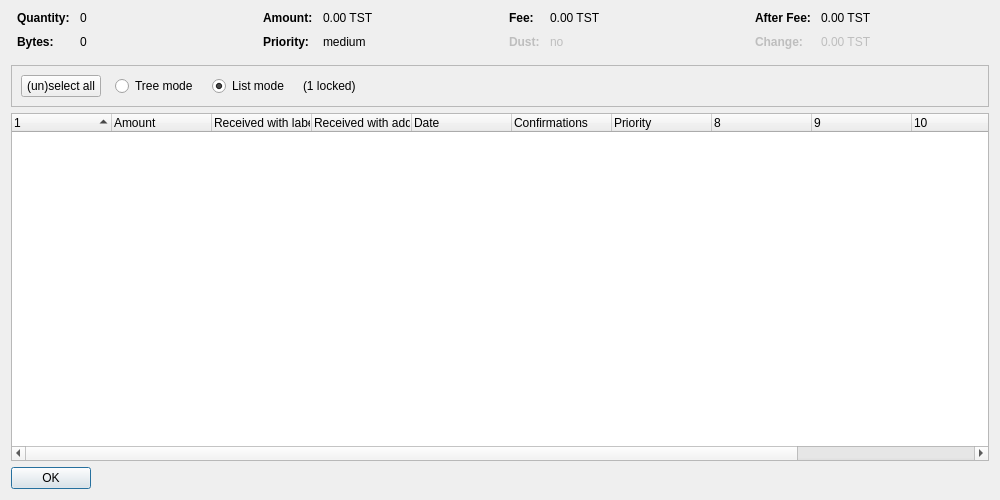
<?xml version="1.0" encoding="UTF-8"?>
<ui version="4.0">
 <class>CoinControlDialog</class>
 <widget class="QDialog" name="CoinControlDialog">
  <property name="geometry">
   <rect>
    <x>0</x>
    <y>0</y>
    <width>1000</width>
    <height>500</height>
   </rect>
  </property>
  <property name="windowTitle">
   <string>Coin Selection</string>
  </property>
  <layout class="QVBoxLayout" name="verticalLayout">
   <item>
    <layout class="QHBoxLayout" name="horizontalLayoutTop" stretch="0,0,0,0">
     <property name="topMargin">
      <number>0</number>
     </property>
     <property name="bottomMargin">
      <number>10</number>
     </property>
     <item>
      <layout class="QFormLayout" name="formLayoutCoinControl1">
       <property name="horizontalSpacing">
        <number>10</number>
       </property>
       <property name="verticalSpacing">
        <number>10</number>
       </property>
       <property name="leftMargin">
        <number>6</number>
       </property>
       <property name="rightMargin">
        <number>6</number>
       </property>
       <item row="0" column="0">
        <widget class="QLabel" name="labelCoinControlQuantityText">
         <property name="font">
          <font>
           <weight>75</weight>
           <bold>true</bold>
          </font>
         </property>
         <property name="text">
          <string>Quantity:</string>
         </property>
        </widget>
       </item>
       <item row="0" column="1">
        <widget class="QLabel" name="labelCoinControlQuantity">
         <property name="cursor">
          <cursorShape>IBeamCursor</cursorShape>
         </property>
         <property name="contextMenuPolicy">
          <enum>Qt::ActionsContextMenu</enum>
         </property>
         <property name="text">
          <string notr="true">0</string>
         </property>
         <property name="textInteractionFlags">
          <set>Qt::LinksAccessibleByMouse|Qt::TextSelectableByKeyboard|Qt::TextSelectableByMouse</set>
         </property>
        </widget>
       </item>
       <item row="1" column="0">
        <widget class="QLabel" name="labelCoinControlBytesText">
         <property name="font">
          <font>
           <weight>75</weight>
           <bold>true</bold>
          </font>
         </property>
         <property name="text">
          <string>Bytes:</string>
         </property>
        </widget>
       </item>
       <item row="1" column="1">
        <widget class="QLabel" name="labelCoinControlBytes">
         <property name="cursor">
          <cursorShape>IBeamCursor</cursorShape>
         </property>
         <property name="contextMenuPolicy">
          <enum>Qt::ActionsContextMenu</enum>
         </property>
         <property name="text">
          <string notr="true">0</string>
         </property>
         <property name="textInteractionFlags">
          <set>Qt::LinksAccessibleByMouse|Qt::TextSelectableByKeyboard|Qt::TextSelectableByMouse</set>
         </property>
        </widget>
       </item>
      </layout>
     </item>
     <item>
      <layout class="QFormLayout" name="formLayoutCoinControl2">
       <property name="horizontalSpacing">
        <number>10</number>
       </property>
       <property name="verticalSpacing">
        <number>10</number>
       </property>
       <property name="leftMargin">
        <number>6</number>
       </property>
       <property name="rightMargin">
        <number>6</number>
       </property>
       <item row="0" column="0">
        <widget class="QLabel" name="labelCoinControlAmountText">
         <property name="font">
          <font>
           <weight>75</weight>
           <bold>true</bold>
          </font>
         </property>
         <property name="text">
          <string>Amount:</string>
         </property>
        </widget>
       </item>
       <item row="0" column="1">
        <widget class="QLabel" name="labelCoinControlAmount">
         <property name="cursor">
          <cursorShape>IBeamCursor</cursorShape>
         </property>
         <property name="contextMenuPolicy">
          <enum>Qt::ActionsContextMenu</enum>
         </property>
         <property name="text">
          <string notr="true">0.00 TST</string>
         </property>
         <property name="textInteractionFlags">
          <set>Qt::LinksAccessibleByMouse|Qt::TextSelectableByKeyboard|Qt::TextSelectableByMouse</set>
         </property>
        </widget>
       </item>
       <item row="1" column="0">
        <widget class="QLabel" name="labelCoinControlPriorityText">
         <property name="font">
          <font>
           <weight>75</weight>
           <bold>true</bold>
          </font>
         </property>
         <property name="text">
          <string>Priority:</string>
         </property>
        </widget>
       </item>
       <item row="1" column="1">
        <widget class="QLabel" name="labelCoinControlPriority">
         <property name="cursor">
          <cursorShape>IBeamCursor</cursorShape>
         </property>
         <property name="contextMenuPolicy">
          <enum>Qt::ActionsContextMenu</enum>
         </property>
         <property name="text">
          <string notr="true">medium</string>
         </property>
         <property name="textInteractionFlags">
          <set>Qt::LinksAccessibleByMouse|Qt::TextSelectableByKeyboard|Qt::TextSelectableByMouse</set>
         </property>
        </widget>
       </item>
      </layout>
     </item>
     <item>
      <layout class="QFormLayout" name="formLayoutCoinControl3">
       <property name="horizontalSpacing">
        <number>10</number>
       </property>
       <property name="verticalSpacing">
        <number>10</number>
       </property>
       <property name="leftMargin">
        <number>6</number>
       </property>
       <property name="rightMargin">
        <number>6</number>
       </property>
       <item row="0" column="0">
        <widget class="QLabel" name="labelCoinControlFeeText">
         <property name="font">
          <font>
           <weight>75</weight>
           <bold>true</bold>
          </font>
         </property>
         <property name="text">
          <string>Fee:</string>
         </property>
        </widget>
       </item>
       <item row="0" column="1">
        <widget class="QLabel" name="labelCoinControlFee">
         <property name="cursor">
          <cursorShape>IBeamCursor</cursorShape>
         </property>
         <property name="contextMenuPolicy">
          <enum>Qt::ActionsContextMenu</enum>
         </property>
         <property name="text">
          <string notr="true">0.00 TST</string>
         </property>
         <property name="textInteractionFlags">
          <set>Qt::LinksAccessibleByMouse|Qt::TextSelectableByKeyboard|Qt::TextSelectableByMouse</set>
         </property>
        </widget>
       </item>
       <item row="1" column="0">
        <widget class="QLabel" name="labelCoinControlLowOutputText">
         <property name="enabled">
          <bool>false</bool>
         </property>
         <property name="font">
          <font>
           <weight>75</weight>
           <bold>true</bold>
          </font>
         </property>
         <property name="text">
          <string>Dust:</string>
         </property>
        </widget>
       </item>
       <item row="1" column="1">
        <widget class="QLabel" name="labelCoinControlLowOutput">
         <property name="enabled">
          <bool>false</bool>
         </property>
         <property name="cursor">
          <cursorShape>IBeamCursor</cursorShape>
         </property>
         <property name="contextMenuPolicy">
          <enum>Qt::ActionsContextMenu</enum>
         </property>
         <property name="text">
          <string notr="true">no</string>
         </property>
         <property name="textInteractionFlags">
          <set>Qt::LinksAccessibleByMouse|Qt::TextSelectableByKeyboard|Qt::TextSelectableByMouse</set>
         </property>
        </widget>
       </item>
      </layout>
     </item>
     <item>
      <layout class="QFormLayout" name="formLayoutCoinControl4">
       <property name="horizontalSpacing">
        <number>10</number>
       </property>
       <property name="verticalSpacing">
        <number>10</number>
       </property>
       <property name="leftMargin">
        <number>6</number>
       </property>
       <property name="rightMargin">
        <number>6</number>
       </property>
       <item row="0" column="0">
        <widget class="QLabel" name="labelCoinControlAfterFeeText">
         <property name="font">
          <font>
           <weight>75</weight>
           <bold>true</bold>
          </font>
         </property>
         <property name="text">
          <string>After Fee:</string>
         </property>
        </widget>
       </item>
       <item row="0" column="1">
        <widget class="QLabel" name="labelCoinControlAfterFee">
         <property name="cursor">
          <cursorShape>IBeamCursor</cursorShape>
         </property>
         <property name="contextMenuPolicy">
          <enum>Qt::ActionsContextMenu</enum>
         </property>
         <property name="text">
          <string notr="true">0.00 TST</string>
         </property>
         <property name="textInteractionFlags">
          <set>Qt::LinksAccessibleByMouse|Qt::TextSelectableByKeyboard|Qt::TextSelectableByMouse</set>
         </property>
        </widget>
       </item>
       <item row="1" column="0">
        <widget class="QLabel" name="labelCoinControlChangeText">
         <property name="enabled">
          <bool>false</bool>
         </property>
         <property name="font">
          <font>
           <weight>75</weight>
           <bold>true</bold>
          </font>
         </property>
         <property name="text">
          <string>Change:</string>
         </property>
        </widget>
       </item>
       <item row="1" column="1">
        <widget class="QLabel" name="labelCoinControlChange">
         <property name="enabled">
          <bool>false</bool>
         </property>
         <property name="cursor">
          <cursorShape>IBeamCursor</cursorShape>
         </property>
         <property name="contextMenuPolicy">
          <enum>Qt::ActionsContextMenu</enum>
         </property>
         <property name="text">
          <string notr="true">0.00 TST</string>
         </property>
         <property name="textInteractionFlags">
          <set>Qt::LinksAccessibleByMouse|Qt::TextSelectableByKeyboard|Qt::TextSelectableByMouse</set>
         </property>
        </widget>
       </item>
      </layout>
     </item>
    </layout>
   </item>
   <item>
    <widget class="QFrame" name="frame">
     <property name="minimumSize">
      <size>
       <width>0</width>
       <height>40</height>
      </size>
     </property>
     <property name="frameShape">
      <enum>QFrame::StyledPanel</enum>
     </property>
     <property name="frameShadow">
      <enum>QFrame::Sunken</enum>
     </property>
     <layout class="QHBoxLayout" name="horizontalLayout">
      <item>
       <layout class="QHBoxLayout" name="horizontalLayoutPanel" stretch="0,0,0,0,0">
        <property name="spacing">
         <number>14</number>
        </property>
        <item>
         <widget class="QPushButton" name="pushButtonSelectAll">
          <property name="sizePolicy">
           <sizepolicy hsizetype="Maximum" vsizetype="Fixed">
            <horstretch>0</horstretch>
            <verstretch>0</verstretch>
           </sizepolicy>
          </property>
          <property name="text">
           <string>(un)select all</string>
          </property>
          <property name="autoDefault">
           <bool>false</bool>
          </property>
         </widget>
        </item>
        <item>
         <widget class="QRadioButton" name="radioTreeMode">
          <property name="sizePolicy">
           <sizepolicy hsizetype="Maximum" vsizetype="Fixed">
            <horstretch>0</horstretch>
            <verstretch>0</verstretch>
           </sizepolicy>
          </property>
          <property name="text">
           <string>Tree mode</string>
          </property>
         </widget>
        </item>
        <item>
         <widget class="QRadioButton" name="radioListMode">
          <property name="sizePolicy">
           <sizepolicy hsizetype="Maximum" vsizetype="Fixed">
            <horstretch>0</horstretch>
            <verstretch>0</verstretch>
           </sizepolicy>
          </property>
          <property name="text">
           <string>List mode</string>
          </property>
          <property name="checked">
           <bool>true</bool>
          </property>
         </widget>
        </item>
        <item>
         <widget class="QLabel" name="labelLocked">
          <property name="text">
           <string notr="true">(1 locked)</string>
          </property>
         </widget>
        </item>
        <item>
         <spacer name="horizontalSpacer">
          <property name="orientation">
           <enum>Qt::Horizontal</enum>
          </property>
          <property name="sizeHint" stdset="0">
           <size>
            <width>40</width>
            <height>20</height>
           </size>
          </property>
         </spacer>
        </item>
       </layout>
      </item>
     </layout>
    </widget>
   </item>
   <item>
    <widget class="CoinControlTreeWidget" name="treeWidget">
     <property name="contextMenuPolicy">
      <enum>Qt::CustomContextMenu</enum>
     </property>
     <property name="sortingEnabled">
      <bool>false</bool>
     </property>
     <property name="columnCount">
      <number>12</number>
     </property>
     <attribute name="headerShowSortIndicator" stdset="0">
      <bool>true</bool>
     </attribute>
     <attribute name="headerStretchLastSection">
      <bool>false</bool>
     </attribute>
     <column>
      <property name="text">
       <string/>
      </property>
     </column>
     <column>
      <property name="text">
       <string>Amount</string>
      </property>
     </column>
     <column>
      <property name="text">
       <string>Received with label</string>
      </property>
     </column>
     <column>
      <property name="text">
       <string>Received with address</string>
      </property>
     </column>
     <column>
      <property name="text">
       <string>Date</string>
      </property>
     </column>
     <column>
      <property name="text">
       <string>Confirmations</string>
      </property>
      <property name="toolTip">
       <string>Confirmed</string>
      </property>
     </column>
     <column>
      <property name="text">
       <string>Priority</string>
      </property>
     </column>
     <column>
      <property name="text">
       <string/>
      </property>
     </column>
     <column>
      <property name="text">
       <string/>
      </property>
     </column>
     <column>
      <property name="text">
       <string/>
      </property>
     </column>
     <column>
      <property name="text">
       <string/>
      </property>
     </column>
     <column>
      <property name="text">
       <string/>
      </property>
     </column>
    </widget>
   </item>
   <item>
    <widget class="QDialogButtonBox" name="buttonBox">
     <property name="sizePolicy">
      <sizepolicy hsizetype="Maximum" vsizetype="Fixed">
       <horstretch>0</horstretch>
       <verstretch>0</verstretch>
      </sizepolicy>
     </property>
     <property name="orientation">
      <enum>Qt::Horizontal</enum>
     </property>
     <property name="standardButtons">
      <set>QDialogButtonBox::Ok</set>
     </property>
    </widget>
   </item>
  </layout>
 </widget>
 <customwidgets>
  <customwidget>
   <class>CoinControlTreeWidget</class>
   <extends>QTreeWidget</extends>
   <header>coincontroltreewidget.h</header>
  </customwidget>
 </customwidgets>
 <resources/>
 <connections/>
</ui>
